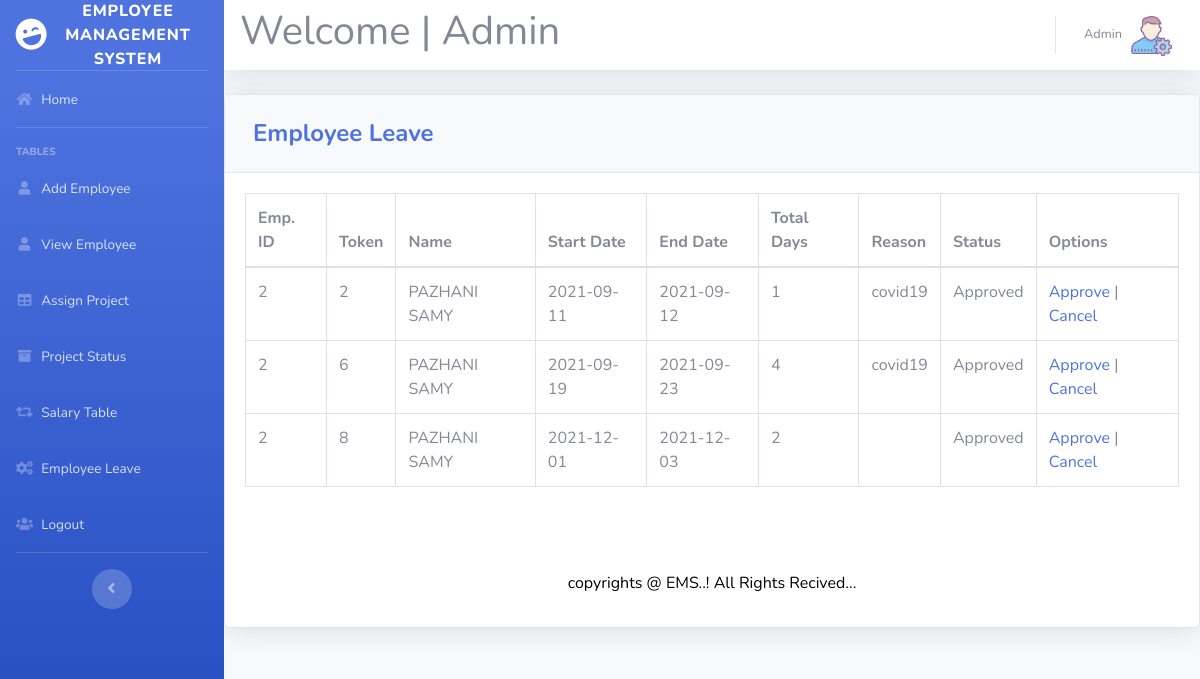
/empleave.php, run on the app's committed database.
### tables this page shows
CREATE TABLE `employee_leave` (
  `id` int(11) DEFAULT NULL,
  `token` int(11) NOT NULL,
  `start` date DEFAULT NULL,
  `end` date DEFAULT NULL,
  `reason` char(100) DEFAULT NULL,
  `status` char(50) DEFAULT NULL
);

CREATE TABLE `employee` (
  `id` int(11) NOT NULL,
  `firstName` varchar(100) NOT NULL,
  `lastName` varchar(100) NOT NULL,
  `email` varchar(100) NOT NULL,
  `password` text NOT NULL,
  `birthday` date NOT NULL,
  `gender` varchar(10) NOT NULL,
  `contact` varchar(20) NOT NULL,
  `nid` int(20) NOT NULL,
  `address` varchar(100) DEFAULT NULL,
  `dept` varchar(100) NOT NULL,
  `degree` varchar(100) NOT NULL,
  `pic` text NOT NULL
);

### empleave.php (the view, shortened to what this page needs)
<?php
include 'sidebar.php';
?><?php
require_once ('process/dbh.php');
$sql = "Select employee.id, employee.firstName, employee.lastName, employee_leave.start, employee_leave.end, employee_leave.reason, employee_leave.status, employee_leave.token From employee, employee_leave Where employee.id = employee_leave.id order by employee_leave.token";
$result = mysqli_query($conn, $sql);
?>
			 <div class="card shadow mb-4">
            <div class="card-header py-3">
              <h4 class="m-2 font-weight-bold text-primary">Employee Leave&nbsp;</h4>
            </div>
            <div class="card-body">
              <div class="table-responsive">
                <table class="table table-bordered" id="dataTable" width="100%" cellspacing="0">
                  <thead>
                      <tr>
				<th>Emp. ID</th>
				<th>Token</th>
				<th>Name</th>
				<th>Start Date</th>
				<th>End Date</th>
				<th>Total Days</th>
				<th>Reason</th>
				<th>Status</th>
				<th>Options</th>
			</tr>
                  </thead>
			<tbody>
			<?php
				while ($employee = mysqli_fetch_assoc($result)) {
				$date1 = new DateTime($employee['start']);
				$date2 = new DateTime($employee['end']);
				$interval = $date1->diff($date2);
					echo "<tr>";
					echo "<td>".$employee['id']."</td>";
					echo "<td>".$employee['token']."</td>";
					echo "<td>".$employee['firstName']." ".$employee['lastName']."</td>";
					echo "<td>".$employee['start']."</td>";
					echo "<td>".$employee['end']."</td>";
					echo "<td>".$interval->days."</td>";
					echo "<td>".$employee['reason']."</td>";
					echo "<td>".$employee['status']."</td>";
					echo "<td><a href=\"approve.php?id=$employee[id]&token=$employee[token]\"  onClick=\"return confirm('Are you sure you want to Approve the request?')\">Approve</a> | <a href=\"cancel.php?id=$employee[id]&token=$employee[token]\" onClick=\"return confirm('Are you sure you want to Canel the request?')\">Cancel</a></td>";
				}
			?>
			</tbody>
			</table>
			<br><br><center>
	<div>
		<h1><font color="black" size="3">
			copyrights @ EMS..! All Rights Recived...
			</font>
		</h1></div></center>
	</div>

### data on the page
employee_leave: id "2", token "2", id.firstName "PAZHANI", id.lastName "SAMY", start "2021-09-11", end "2021-09-12", start+end "1", reason "covid19", status "Approved"
employee_leave: id "2", token "6", id.firstName "PAZHANI", id.lastName "SAMY", start "2021-09-19", end "2021-09-23", start+end "4", reason "covid19", status "Approved"
employee_leave: id "2", token "8", id.firstName "PAZHANI", id.lastName "SAMY", start "2021-12-01", end "2021-12-03", start+end "2", status "Approved"
